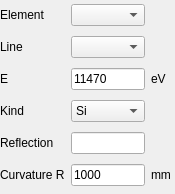
<?xml version="1.0" encoding="UTF-8"?>
<ui version="4.0">
 <class>Form</class>
 <widget class="QWidget" name="Form">
  <property name="geometry">
   <rect>
    <x>0</x>
    <y>0</y>
    <width>175</width>
    <height>194</height>
   </rect>
  </property>
  <property name="windowTitle">
   <string>Form</string>
  </property>
  <widget class="QWidget" name="gridLayoutWidget_17">
   <property name="geometry">
    <rect>
     <x>0</x>
     <y>0</y>
     <width>171</width>
     <height>191</height>
    </rect>
   </property>
   <layout class="QGridLayout" name="gridLayout_all">
    <item row="0" column="1">
     <widget class="QComboBox" name="comboBox_element"/>
    </item>
    <item row="2" column="0">
     <widget class="QLabel" name="label_12">
      <property name="text">
       <string>E</string>
      </property>
     </widget>
    </item>
    <item row="3" column="1">
     <widget class="QComboBox" name="comboBox_crystal_kind">
      <item>
       <property name="text">
        <string>Si</string>
       </property>
      </item>
      <item>
       <property name="text">
        <string>Ge</string>
       </property>
      </item>
      <item>
       <property name="text">
        <string>SiO2</string>
       </property>
      </item>
     </widget>
    </item>
    <item row="1" column="0">
     <widget class="QLabel" name="label_129">
      <property name="text">
       <string>Line</string>
      </property>
     </widget>
    </item>
    <item row="1" column="1">
     <widget class="QComboBox" name="comboBox_line"/>
    </item>
    <item row="0" column="0">
     <widget class="QLabel" name="label_105">
      <property name="sizePolicy">
       <sizepolicy hsizetype="Fixed" vsizetype="Preferred">
        <horstretch>0</horstretch>
        <verstretch>0</verstretch>
       </sizepolicy>
      </property>
      <property name="text">
       <string>Element</string>
      </property>
     </widget>
    </item>
    <item row="2" column="2">
     <widget class="QLabel" name="label_13">
      <property name="text">
       <string>eV</string>
      </property>
     </widget>
    </item>
    <item row="2" column="1">
     <widget class="QLineEdit" name="edit_E">
      <property name="text">
       <string>11470</string>
      </property>
     </widget>
    </item>
    <item row="3" column="0">
     <widget class="QLabel" name="label_qrcode_9">
      <property name="text">
       <string>Kind</string>
      </property>
     </widget>
    </item>
    <item row="4" column="0">
     <widget class="QLabel" name="label_qrcode_10">
      <property name="text">
       <string>Reflection</string>
      </property>
     </widget>
    </item>
    <item row="4" column="1">
     <widget class="QLineEdit" name="lineEdit_reflection"/>
    </item>
    <item row="5" column="0">
     <widget class="QLabel" name="label_140">
      <property name="font">
       <font>
        <pointsize>9</pointsize>
        <bold>false</bold>
       </font>
      </property>
      <property name="text">
       <string>Curvature R</string>
      </property>
     </widget>
    </item>
    <item row="5" column="1">
     <widget class="QLineEdit" name="edit_crystal_R">
      <property name="text">
       <string>1000</string>
      </property>
     </widget>
    </item>
    <item row="5" column="2">
     <widget class="QLabel" name="label_141">
      <property name="font">
       <font>
        <pointsize>9</pointsize>
        <bold>false</bold>
       </font>
      </property>
      <property name="text">
       <string>mm</string>
      </property>
     </widget>
    </item>
   </layout>
  </widget>
 </widget>
 <resources/>
 <connections/>
</ui>
